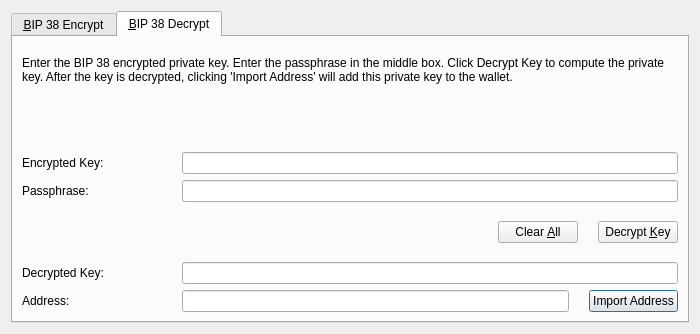
<?xml version="1.0" encoding="UTF-8"?>
<ui version="4.0">
 <class>Bip38ToolDialog</class>
 <widget class="QDialog" name="Bip38ToolDialog">
  <property name="geometry">
   <rect>
    <x>0</x>
    <y>0</y>
    <width>700</width>
    <height>334</height>
   </rect>
  </property>
  <property name="windowTitle">
   <string>BIP 38 Tool</string>
  </property>
  <property name="sizeGripEnabled">
   <bool>false</bool>
  </property>
  <property name="modal">
   <bool>true</bool>
  </property>
  <layout class="QVBoxLayout" name="verticalLayout">
   <item>
    <widget class="QTabWidget" name="tabWidget">
     <property name="minimumSize">
      <size>
       <width>150</width>
       <height>0</height>
      </size>
     </property>
     <property name="tabPosition">
      <enum>QTabWidget::North</enum>
     </property>
     <property name="tabShape">
      <enum>QTabWidget::Rounded</enum>
     </property>
     <property name="currentIndex">
      <number>1</number>
     </property>
     <widget class="QWidget" name="tabBip38Encrypt">
      <attribute name="title">
       <string>&amp;BIP 38 Encrypt</string>
      </attribute>
      <layout class="QVBoxLayout" name="verticalLayout_SM">
       <item>
        <spacer name="verticalSpacer_4">
         <property name="orientation">
          <enum>Qt::Vertical</enum>
         </property>
         <property name="sizeType">
          <enum>QSizePolicy::Fixed</enum>
         </property>
         <property name="sizeHint" stdset="0">
          <size>
           <width>20</width>
           <height>10</height>
          </size>
         </property>
        </spacer>
       </item>
       <item>
        <widget class="QLabel" name="infoLabel_ENC">
         <property name="text">
          <string>Enter a IDCC Address that you would like to encrypt using BIP 38. Enter a passphrase in the middle box. Press encrypt to compute the encrypted private key.</string>
         </property>
         <property name="textFormat">
          <enum>Qt::PlainText</enum>
         </property>
         <property name="wordWrap">
          <bool>true</bool>
         </property>
        </widget>
       </item>
       <item>
        <spacer name="verticalSpacer">
         <property name="orientation">
          <enum>Qt::Vertical</enum>
         </property>
         <property name="sizeHint" stdset="0">
          <size>
           <width>20</width>
           <height>40</height>
          </size>
         </property>
        </spacer>
       </item>
       <item>
        <layout class="QHBoxLayout" name="horizontalLayout_1_ENC">
         <property name="spacing">
          <number>10</number>
         </property>
         <item>
          <widget class="QLabel" name="label_5">
           <property name="minimumSize">
            <size>
             <width>150</width>
             <height>0</height>
            </size>
           </property>
           <property name="text">
            <string>Address:</string>
           </property>
          </widget>
         </item>
         <item>
          <widget class="QValidatedLineEdit" name="addressIn_ENC">
           <property name="toolTip">
            <string>The IDCC address to sign the message with</string>
           </property>
          </widget>
         </item>
         <item>
          <widget class="QToolButton" name="addressBookButton_ENC">
           <property name="toolTip">
            <string>Choose previously used address</string>
           </property>
           <property name="text">
            <string/>
           </property>
           <property name="icon">
            <iconset resource="../idcc.qrc">
             <normaloff>:/icons/address-book</normaloff>:/icons/address-book</iconset>
           </property>
           <property name="shortcut">
            <string>Alt+A</string>
           </property>
          </widget>
         </item>
         <item>
          <widget class="QToolButton" name="pasteButton_ENC">
           <property name="toolTip">
            <string>Paste address from clipboard</string>
           </property>
           <property name="text">
            <string/>
           </property>
           <property name="icon">
            <iconset resource="../idcc.qrc">
             <normaloff>:/icons/editpaste</normaloff>:/icons/editpaste</iconset>
           </property>
           <property name="shortcut">
            <string>Alt+P</string>
           </property>
          </widget>
         </item>
        </layout>
       </item>
       <item>
        <layout class="QHBoxLayout" name="horizontalLayout_5">
         <property name="spacing">
          <number>10</number>
         </property>
         <item>
          <widget class="QLabel" name="label_6">
           <property name="minimumSize">
            <size>
             <width>150</width>
             <height>0</height>
            </size>
           </property>
           <property name="text">
            <string>Passphrase: </string>
           </property>
          </widget>
         </item>
         <item>
          <widget class="QLineEdit" name="passphraseIn_ENC">
           <property name="echoMode">
            <enum>QLineEdit::Password</enum>
           </property>
          </widget>
         </item>
        </layout>
       </item>
       <item>
        <layout class="QHBoxLayout" name="horizontalLayout_2_ENC">
         <property name="spacing">
          <number>10</number>
         </property>
         <item>
          <widget class="QLabel" name="encryptedKeyLabel_ENC">
           <property name="minimumSize">
            <size>
             <width>150</width>
             <height>0</height>
            </size>
           </property>
           <property name="text">
            <string>Encrypted Key:</string>
           </property>
           <property name="textFormat">
            <enum>Qt::PlainText</enum>
           </property>
          </widget>
         </item>
         <item>
          <widget class="QLineEdit" name="encryptedKeyOut_ENC">
           <property name="font">
            <font>
             <italic>true</italic>
            </font>
           </property>
           <property name="readOnly">
            <bool>true</bool>
           </property>
          </widget>
         </item>
         <item>
          <widget class="QToolButton" name="copyKeyButton_ENC">
           <property name="toolTip">
            <string>Copy the current signature to the system clipboard</string>
           </property>
           <property name="text">
            <string/>
           </property>
           <property name="icon">
            <iconset resource="../idcc.qrc">
             <normaloff>:/icons/editcopy</normaloff>:/icons/editcopy</iconset>
           </property>
          </widget>
         </item>
        </layout>
       </item>
       <item>
        <layout class="QHBoxLayout" name="horizontalLayout_3_ENC">
         <property name="spacing">
          <number>20</number>
         </property>
         <item>
          <spacer name="horizontalSpacer_1_ENC">
           <property name="orientation">
            <enum>Qt::Horizontal</enum>
           </property>
           <property name="sizeHint" stdset="0">
            <size>
             <width>40</width>
             <height>48</height>
            </size>
           </property>
          </spacer>
         </item>
         <item>
          <widget class="QLabel" name="statusLabel_ENC">
           <property name="font">
            <font>
             <weight>75</weight>
             <bold>true</bold>
            </font>
           </property>
           <property name="text">
            <string/>
           </property>
           <property name="wordWrap">
            <bool>true</bool>
           </property>
          </widget>
         </item>
         <item>
          <spacer name="horizontalSpacer_2_ENC">
           <property name="orientation">
            <enum>Qt::Horizontal</enum>
           </property>
           <property name="sizeHint" stdset="0">
            <size>
             <width>40</width>
             <height>48</height>
            </size>
           </property>
          </spacer>
         </item>
         <item>
          <widget class="QPushButton" name="clearButton_ENC">
           <property name="toolTip">
            <string>Reset all sign message fields</string>
           </property>
           <property name="text">
            <string>Clear &amp;All</string>
           </property>
           <property name="icon">
            <iconset resource="../idcc.qrc">
             <normaloff>:/icons/remove</normaloff>:/icons/remove</iconset>
           </property>
           <property name="autoDefault">
            <bool>false</bool>
           </property>
          </widget>
         </item>
         <item>
          <widget class="QPushButton" name="encryptKeyButton_ENC">
           <property name="toolTip">
            <string>Sign the message to prove you own this IDCC address</string>
           </property>
           <property name="text">
            <string>Encrypt &amp;Key</string>
           </property>
           <property name="icon">
            <iconset resource="../idcc.qrc">
             <normaloff>:/icons/edit</normaloff>:/icons/edit</iconset>
           </property>
           <property name="autoDefault">
            <bool>false</bool>
           </property>
          </widget>
         </item>
        </layout>
       </item>
      </layout>
     </widget>
     <widget class="QWidget" name="tabBip38Decrypt">
      <attribute name="title">
       <string>&amp;BIP 38 Decrypt</string>
      </attribute>
      <layout class="QVBoxLayout" name="verticalLayout_VM">
       <item>
        <spacer name="verticalSpacer_3">
         <property name="orientation">
          <enum>Qt::Vertical</enum>
         </property>
         <property name="sizeType">
          <enum>QSizePolicy::Fixed</enum>
         </property>
         <property name="sizeHint" stdset="0">
          <size>
           <width>20</width>
           <height>10</height>
          </size>
         </property>
        </spacer>
       </item>
       <item>
        <widget class="QLabel" name="infoLabel_DEC">
         <property name="text">
          <string>Enter the BIP 38 encrypted private key. Enter the passphrase in the middle box. Click Decrypt Key to compute the private key. After the key is decrypted, clicking 'Import Address' will add this private key to the wallet.</string>
         </property>
         <property name="textFormat">
          <enum>Qt::PlainText</enum>
         </property>
         <property name="alignment">
          <set>Qt::AlignLeading|Qt::AlignLeft|Qt::AlignTop</set>
         </property>
         <property name="wordWrap">
          <bool>true</bool>
         </property>
        </widget>
       </item>
       <item>
        <spacer name="verticalSpacer_2">
         <property name="orientation">
          <enum>Qt::Vertical</enum>
         </property>
         <property name="sizeHint" stdset="0">
          <size>
           <width>20</width>
           <height>40</height>
          </size>
         </property>
        </spacer>
       </item>
       <item>
        <layout class="QHBoxLayout" name="horizontalLayout_3">
         <property name="spacing">
          <number>10</number>
         </property>
         <item>
          <widget class="QLabel" name="label_2">
           <property name="minimumSize">
            <size>
             <width>150</width>
             <height>0</height>
            </size>
           </property>
           <property name="text">
            <string>Encrypted Key:</string>
           </property>
          </widget>
         </item>
         <item>
          <widget class="QValidatedLineEdit" name="encryptedKeyIn_DEC">
           <property name="toolTip">
            <string>The IDCC address the message was signed with</string>
           </property>
          </widget>
         </item>
        </layout>
       </item>
       <item>
        <layout class="QHBoxLayout" name="horizontalLayout">
         <property name="spacing">
          <number>10</number>
         </property>
         <item>
          <widget class="QLabel" name="label">
           <property name="minimumSize">
            <size>
             <width>150</width>
             <height>0</height>
            </size>
           </property>
           <property name="text">
            <string>Passphrase: </string>
           </property>
          </widget>
         </item>
         <item>
          <widget class="QLineEdit" name="passphraseIn_DEC">
           <property name="echoMode">
            <enum>QLineEdit::Password</enum>
           </property>
          </widget>
         </item>
        </layout>
       </item>
       <item>
        <layout class="QHBoxLayout" name="horizontalLayout_2_DEC">
         <property name="spacing">
          <number>20</number>
         </property>
         <item>
          <spacer name="horizontalSpacer_1_DEC">
           <property name="orientation">
            <enum>Qt::Horizontal</enum>
           </property>
           <property name="sizeHint" stdset="0">
            <size>
             <width>40</width>
             <height>48</height>
            </size>
           </property>
          </spacer>
         </item>
         <item>
          <widget class="QLabel" name="statusLabel_DEC">
           <property name="font">
            <font>
             <weight>75</weight>
             <bold>true</bold>
            </font>
           </property>
           <property name="text">
            <string/>
           </property>
           <property name="wordWrap">
            <bool>true</bool>
           </property>
          </widget>
         </item>
         <item>
          <spacer name="horizontalSpacer_2_DEC">
           <property name="orientation">
            <enum>Qt::Horizontal</enum>
           </property>
           <property name="sizeHint" stdset="0">
            <size>
             <width>40</width>
             <height>48</height>
            </size>
           </property>
          </spacer>
         </item>
         <item>
          <widget class="QPushButton" name="clearButton_DEC">
           <property name="toolTip">
            <string>Reset all verify message fields</string>
           </property>
           <property name="text">
            <string>Clear &amp;All</string>
           </property>
           <property name="icon">
            <iconset resource="../idcc.qrc">
             <normaloff>:/icons/remove</normaloff>:/icons/remove</iconset>
           </property>
           <property name="autoDefault">
            <bool>false</bool>
           </property>
          </widget>
         </item>
         <item>
          <widget class="QPushButton" name="decryptKeyButton_DEC">
           <property name="toolTip">
            <string>Verify the message to ensure it was signed with the specified IDCC address</string>
           </property>
           <property name="text">
            <string>Decrypt &amp;Key</string>
           </property>
           <property name="icon">
            <iconset resource="../idcc.qrc">
             <normaloff>:/icons/key</normaloff>:/icons/key</iconset>
           </property>
           <property name="autoDefault">
            <bool>false</bool>
           </property>
          </widget>
         </item>
        </layout>
       </item>
       <item>
        <layout class="QHBoxLayout" name="horizontalLayout_2">
         <property name="spacing">
          <number>10</number>
         </property>
         <item>
          <widget class="QLabel" name="label_3">
           <property name="minimumSize">
            <size>
             <width>150</width>
             <height>0</height>
            </size>
           </property>
           <property name="text">
            <string>Decrypted Key:</string>
           </property>
          </widget>
         </item>
         <item>
          <widget class="QValidatedLineEdit" name="decryptedKeyOut_DEC"/>
         </item>
        </layout>
       </item>
       <item>
        <layout class="QHBoxLayout" name="horizontalLayout_4">
         <property name="spacing">
          <number>10</number>
         </property>
         <item>
          <widget class="QLabel" name="label_4">
           <property name="minimumSize">
            <size>
             <width>150</width>
             <height>0</height>
            </size>
           </property>
           <property name="text">
            <string>Address:</string>
           </property>
          </widget>
         </item>
         <item>
          <widget class="QLineEdit" name="addressOut_DEC"/>
         </item>
         <item>
          <spacer name="horizontalSpacer">
           <property name="orientation">
            <enum>Qt::Horizontal</enum>
           </property>
           <property name="sizeType">
            <enum>QSizePolicy::Fixed</enum>
           </property>
           <property name="sizeHint" stdset="0">
            <size>
             <width>10</width>
             <height>20</height>
            </size>
           </property>
          </spacer>
         </item>
         <item>
          <widget class="QPushButton" name="importAddressButton_DEC">
           <property name="text">
            <string>Import Address</string>
           </property>
          </widget>
         </item>
        </layout>
       </item>
      </layout>
     </widget>
    </widget>
   </item>
  </layout>
 </widget>
 <customwidgets>
  <customwidget>
   <class>QValidatedLineEdit</class>
   <extends>QLineEdit</extends>
   <header>qvalidatedlineedit.h</header>
  </customwidget>
 </customwidgets>
 <resources>
  <include location="../idcc.qrc"/>
 </resources>
 <connections/>
</ui>
